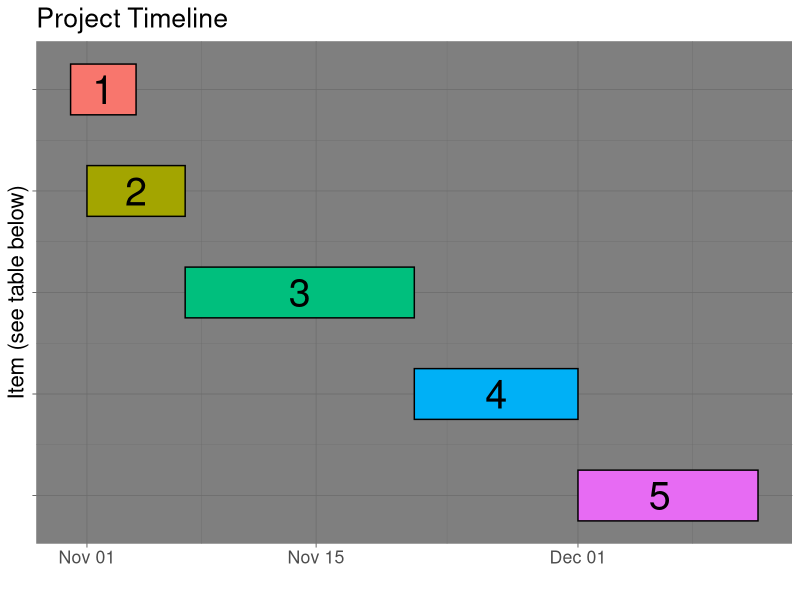

Generate this figure with R:
## ---- chunk 1
require(ggplot2)

timeline <- read.csv("data/timeline.csv")
timeline$start <- as.Date(timeline$start, format = "%m/%d/%y")
timeline$end <- as.Date(timeline$end, format = "%m/%d/%y") 
timeline$mid <- timeline$start + floor((timeline$end-timeline$start)/2) 

# Timeline chart 
ggplot(data=timeline) +
  geom_rect(aes(ymin = item-0.25, ymax = item + 0.25, xmin=start, xmax=end, fill=as.factor(item)),colour="black") +
  geom_text(aes(y=item, x=mid, label=item), size=10) + 
  labs(y="Item (see table below)", title = "Project Timeline", x="") + 
  scale_y_reverse() + 
  theme_dark() + theme(legend.position = "none",
                       text = element_text(size=16),
                       axis.text.y = element_blank())


knitr::kable(dplyr::select(timeline,item, deliverable),caption = "Item deliverables")

